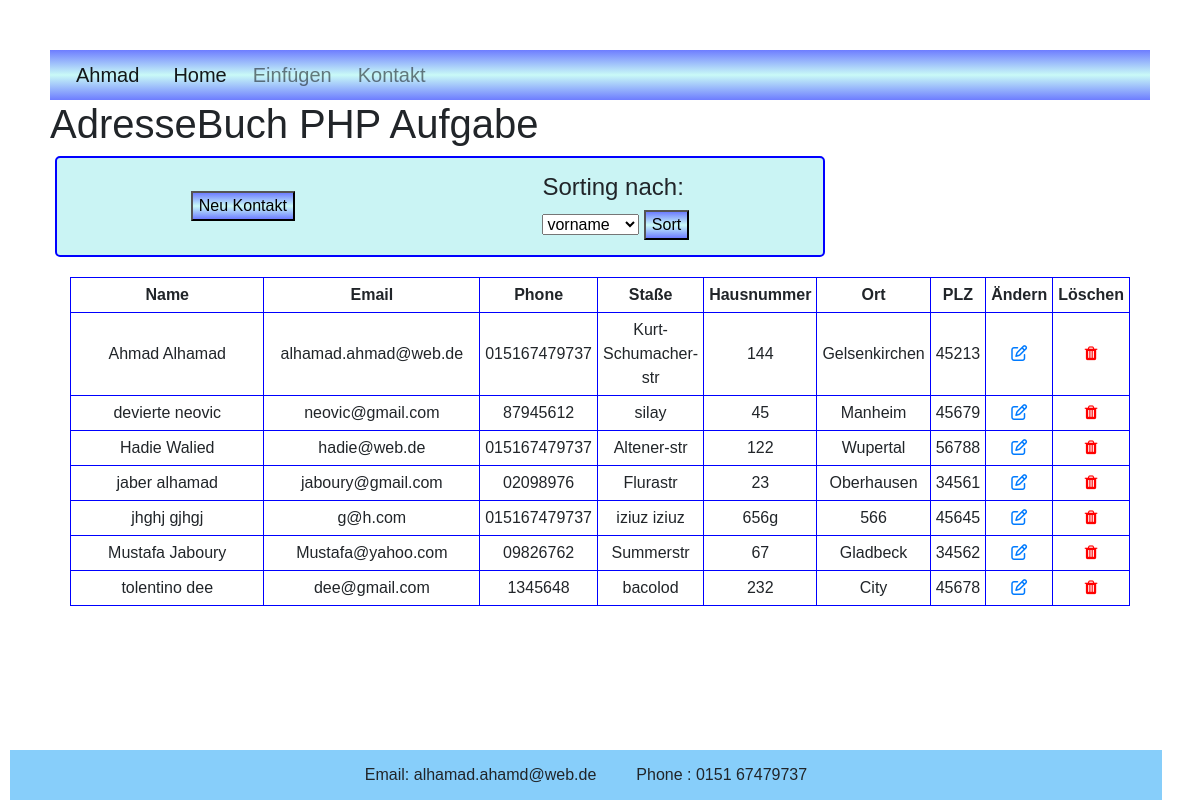
The page / on the database its author committed.
### tables this page shows
CREATE TABLE `contacts` (
  `id` int(11) NOT NULL,
  `vorname` varchar(100) NOT NULL,
  `nachname` varchar(100) NOT NULL,
  `email` varchar(100) NOT NULL,
  `phone` varchar(20) NOT NULL,
  `strasse` varchar(100) NOT NULL,
  `hausnummer` varchar(11) NOT NULL,
  `ort` varchar(100) NOT NULL,
  `plz` int(11) NOT NULL
);

### classes/Database.php (called while the page is built, shortened)
<?php
class Database {
    private $conn;
    public function __construct() {
        $this->conn = mysqli_connect('localhost', 'root', '', 'adressebuch')
         or die ("Die Verbindung zur Datenbank war nicht erfolgreich !");
    }
    public function sorting() {
        $selected = 'vorname';
       return "SELECT * FROM contacts ORDER BY " .$selected;
       }
    public function execQuery($query) {
        return  $result= mysqli_query($this->conn, $query);
    }
}

### index.php (the view, shortened to what this page needs)
<?php
    require 'header.php';
    include 'classes/Database.php';
    $db = new Database();
?>
<h1>AdresseBuch PHP Aufgabe</h1>
<div class="container1">
    <div class="operation">
       <button><a href="einfuegen.php">Neu Kontakt</a></button>
    </div>
    <form class="form" action="#" method="POST">
        <div class="operation">
            <h4>Sorting nach:</h4>
            <select name="sort" id="sort">
                <option value="vorname">vorname</option>
            </select>
            <button onclick="$db->sorting()" name="sort1">Sort</button>
        </div>
    </form>
 </div>
<form class="form" action="<?php echo htmlspecialchars($_SESSION['PHP_SELF']) ?>" method="POST">
<table class="tbl" border="1">
    <tr>
        <th>Name</th>
        <th>Email</th>
        <th>Phone</th>
        <th>Staße</th>
        <th>Hausnummer</th>
        <th>Ort</th>
        <th>PLZ</th>
        <th>Ändern</th>
        <th>Löschen</th>
    </tr>
    <?php
        try {
            $query = $db->sorting();
            $result = $db->execQuery($query);
        } catch (Exception $exc) {
            echo $exc->getTraceAsString();
        }
        while ($row = mysqli_fetch_assoc($result)) {
    ?>
     <tr>
         <td ><?php echo $row['vorname'].' '. $row['nachname'];?></td>
         <td><?php echo $row['email'];?></td>
         <td><?php echo $row['phone'];?></td>
         <td><?php echo $row['strasse'];?></td>
         <td><?php echo $row['hausnummer'];?></td>
         <td><?php echo $row['ort'];?></td>
         <td><?php echo $row['plz'];?></td>
         <td><a href="aendern.php?id=<?php echo $row['id'];?>"
                data-placement = "bottom" title="Ändern" data-toggle="tooltip">
                 <i class="fa fa-edit" aria-hidden="true"></i></a>
         </td>
          <td><a href="loeschen.php?id=<?php echo $row['id'];?>"
                data-placement = "bottom" title="Löschen" data-toggle="tooltip">
                 <i class="fa fa-trash trash" ></i></a>
          </td>
       </tr>
       <?php
         }
        ?>
     </table>
</form>
 <?php
 require 'footer.php';

### header.php (shortened to what this page needs)
<!DOCTYPE html>
<html>
    <head>
        <link rel="stylesheet" href="https://maxcdn.bootstrapcdn.com/bootstrap/4.0.0/css/bootstrap.min.css">
        <link href="//netdna.bootstrapcdn.com/font-awesome/3.2.1/css/font-awesome.css" rel="stylesheet">
        <link rel="stylesheet" href="https://cdnjs.cloudflare.com/ajax/libs/font-awesome/4.7.0/css/font-awesome.min.css">
        <link rel="stylesheet" href="//code.jquery.com/ui/1.12.1/themes/base/jquery-ui.css">
        <link href="css/style.css" rel="stylesheet">
    </head>
    <body>
        <nav class="navbar navbar-expand-lg navbar-light bg-light">
            <a class="navbar-brand" href="index.php">Ahmad</a>
            <div class="collapse navbar-collapse" id="navbarNavAltMarkup">
              <div class="navbar-nav">
                <a class="nav-item nav-link active" href="index.php">Home <span class="sr-only">(current)</span></a>
                <a class="nav-item nav-link" href="einfuegen.php">Einfügen</a>
                <a class="nav-item nav-link" href="#contact">Kontakt</a>
              </div>
            </div>
          </nav>

### footer.php (shortened to what this page needs)
    <div id="contact" class="footer">
        <div class="contact">
            <p>Email: alhamad.ahamd@web.de</p>
            <p>Phone : 0151 67479737</p>
        </div>
    </div>
</body>
</html>

### css/style.css (style rules this page uses)
body { font-family: "Trebuchet MS", sans-serif; margin: 50px; }
:root { --hc:linear-gradient(to bottom, rgb(110, 125, 255), rgb(201, 250, 247), rgb(110, 125, 255)); --bg :linear-gradient(to right, #fec, white, #fec); }
nav { font-size: 20px; font-weight: 500; background: var(--hc); height: 50px; }
nav a { float: left; margin-left: 10px; }
button { background: var(--hc); color: black; }
button a { color: black; }
.operation { margin: 5px; }
.container1 { display: flex; flex-direction:row; width: 70%; border-radius: 5px; border: 2px solid blue; margin-left: 5px; padding: 10px; background-color: #CAF4F4; justify-content:space-around; align-items:center; }
.tbl { border: 1px; border-collapse: collapse; border-width: thick; border-color: blue; margin: 20px; }
td, th { text-align: center; vertical-align: middle; padding: 5px; width: 70%; }
.contact { display: flex; flex-direction: row; }
.footer { background: lightskyblue; height: 50px; display: flex; justify-content: center; align-items: center; position: fixed; width: 96%; bottom: 0; left: 10px; }
.footer p { margin: 20px; }
.trash { color: red; }

### rows shown on the page
contacts: vorname "Ahmad", nachname "Alhamad", email "alhamad.ahmad@web.de", phone "015167479737", strasse "Kurt-Schumacher-str", hausnummer "144", ort "Gelsenkirchen", plz "45213"
contacts: vorname "devierte", nachname "neovic", email "neovic@gmail.com", phone "87945612", strasse "silay", hausnummer "45", ort "Manheim", plz "45679"
contacts: vorname "Hadie", nachname "Walied", email "hadie@web.de", phone "015167479737", strasse "Altener-str", hausnummer "122", ort "Wupertal", plz "56788"
contacts: vorname "jaber", nachname "alhamad", email "jaboury@gmail.com", phone "02098976", strasse "Flurastr", hausnummer "23", ort "Oberhausen", plz "34561"
contacts: vorname "jhghj", nachname "gjhgj", email "g@h.com", phone "015167479737", strasse "iziuz iziuz", hausnummer "656g", ort "566", plz "45645"
contacts: vorname "Mustafa", nachname "Jaboury", email "Mustafa@yahoo.com", phone "09826762", strasse "Summerstr", hausnummer "67", ort "Gladbeck", plz "34562"
contacts: vorname "tolentino", nachname "dee", email "dee@gmail.com", phone "1345648", strasse "bacolod", hausnummer "232", ort "City", plz "45678"
